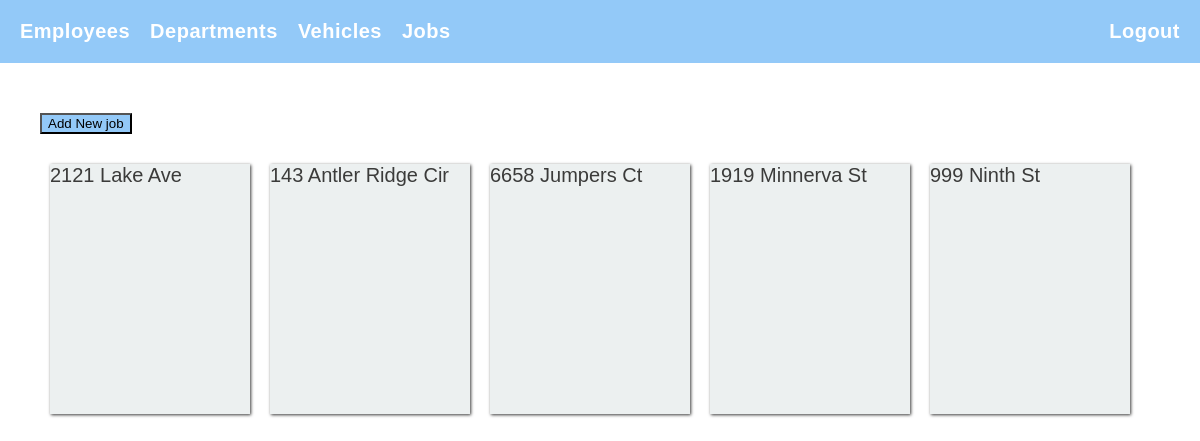
The app's page /jobs/ (signed in) with its own data.
### coastalapp/models/job.py (models this page shows, shortened)
class Job(models.Model):
    title = models.CharField(max_length=100)
    start_date = models.DateField(null=True, auto_now=False, auto_now_add=False)
    end_date = models.DateField(null=True, auto_now=False, auto_now_add=False)
    class Meta:
        verbose_name = ("Job")
        verbose_name_plural = ("Jobs")

### coastalapp/views/jobs/job_list.py (the view, shortened to what this page needs)
# urls.py: path('jobs/', job_list, name='job_list'),
def job_list(request):
    if request.method == 'GET':
        all_jobs = Job.objects.all()
        template = 'jobs/job_list.html'
        context = {
            'jobs': all_jobs
        }
        return render(request, template, context)

### coastalapp/templates/jobs/job_list.html (shortened to what this page needs)
{% extends 'shared/base.html' %} {% load static %} {% block css %}
<link rel="stylesheet" href="{% static 'styles/lists.css' %}" />
{% endblock css %} {% block content %}
{% if user.is_authenticated %}
<section style="display: flex">
	<form action="{% url 'coastalapp:job_form' %}" method="GET">
		<button class="button">Add New job</button>
	</form>
</section>
{% endif %}
<ol class="list">
	{% for job in jobs %}
	<li class="card">
		<a
			class="details-link"
			class="employee-name"
			href="{% url 'coastalapp:job' job.id %}"
		>
			{{ job.title }}
		</a>
	</li>
	{% endfor %}
</ol>
 {% endblock content %}

### coastalapp/static/styles/base.css (style rules this page uses)
body { margin: 0; padding: 0; font-size: 1.25em; font-family: "Gill Sans", "Gill Sans MT", Calibri, "Trebuchet MS", sans-serif; color: rgb(59, 59, 58); }

### coastalapp/static/styles/lists.css (style rules this page uses)
.list { display: flex; list-style-type: none; padding-left: 0; }
.list > li { height: 250px; width: 200px; box-shadow: 1px 1px 3px rgb(59, 59, 58); margin: 10px; }
.card { background-color: rgba(232, 237, 237, 0.824); position: relative; }
.details-link { text-decoration: none; position: absolute; top: 0px; height: 100%; width: 100%; z-index: 1; }
.details-link:visited, .details-link:link { color: rgb(59, 59, 58); }
.button { background-color: rgb(147, 201, 248); }

### records on screen
Job: title "2121 Lake Ave"
Job: title "143 Antler Ridge Cir"
Job: title "6658 Jumpers Ct"
Job: title "1919 Minnerva St"
Job: title "999 Ninth St"
